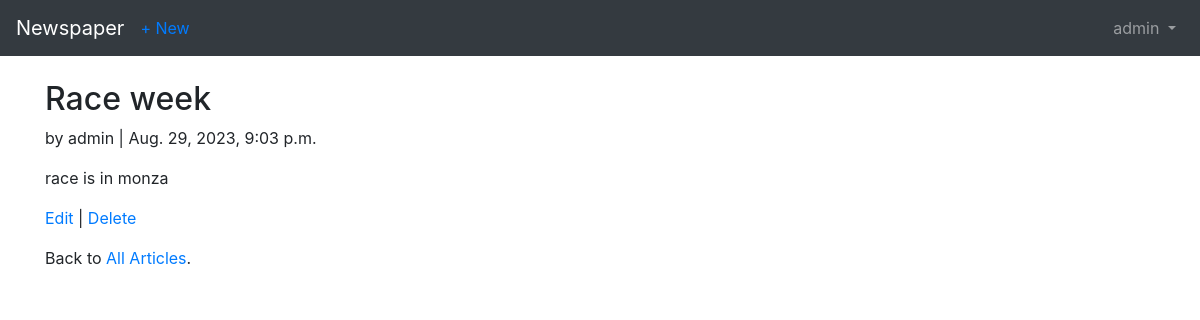
The app's page /articles/1/ (signed in), older data.
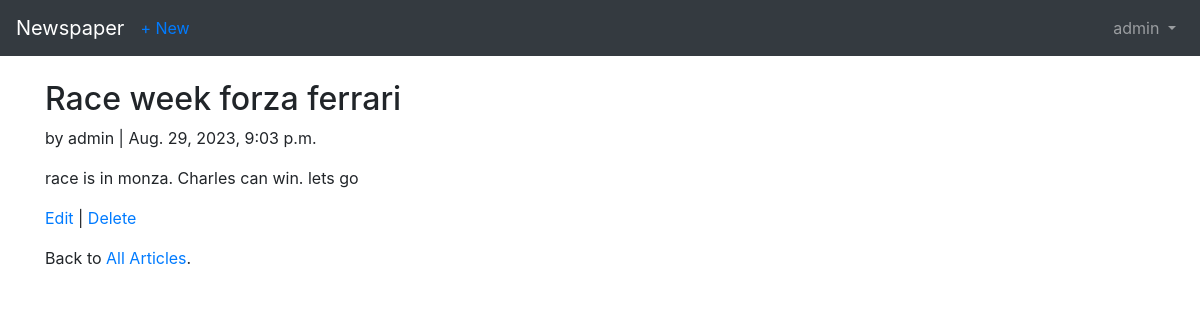
The same page, newer data.
### articles/models.py (models this page shows, shortened)
class Article(models.Model):
    title  = models.CharField(max_length=255)
    body   = models.TextField()
    date   = models.DateTimeField(auto_now_add=True)
    author = models.ForeignKey(
        settings.AUTH_USER_MODEL,
        on_delete=models.CASCADE
    )

### users/models.py (models this page shows)
class CustomUser(AbstractUser):
    age = models.PositiveIntegerField(default=0)

### articles/views.py (the view)
# urls.py: path('<int:pk>/', views.ArticleDetailView.as_view(), name='article_detail'),
class ArticleDetailView( LoginRequiredMixin, DetailView):
    model = models.Article
    template_name = 'article_detail.html'
    login_url = 'login'

### templates/article_detail.html
{% extends 'base.html' %}
{% block content %}
<div class="article-entry">
    <h2>{{ object.title }}</h2>
    <p> by {{ object.author }} | {{ object.date }}</p>
    <p>{{ object.body }}</p>
</div>
<p><a href="{% url 'article_edit' article.pk %}">Edit</a> | <a href="{% url 'article_delete' article.pk %}">Delete</a></p>
<p>Back to <a href="{% url 'article_list' %}">All Articles</a>.</p>
{% endblock content %}

Row changes from the older to the newer data that the page shows:
changed Article "admin": title "Race week" → "Race week forza ferrari"; body "race is in monza" → "race is in monza. Charles can win. lets go"
